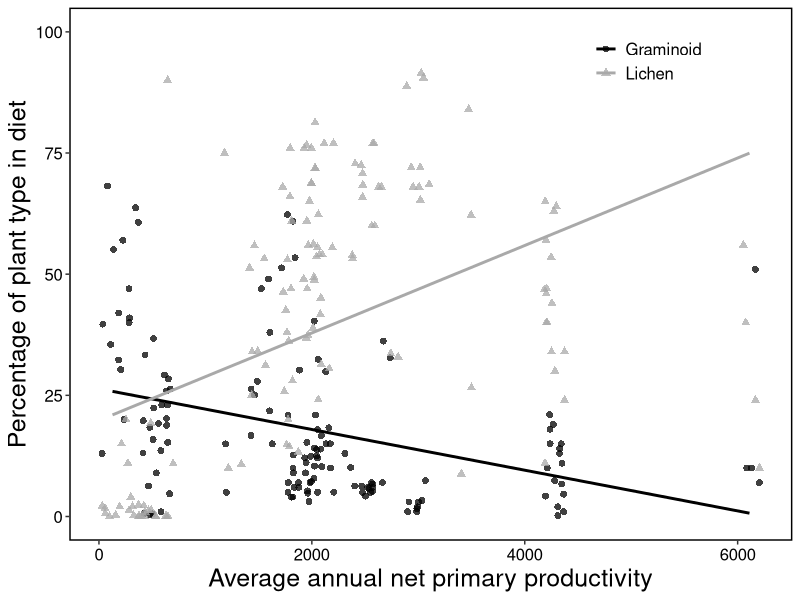

This figure's R source:



library(data.table)
library(ggplot2)
library(gridExtra)

sub <- fread("output/clean-data-all.csv")

gram <- sub[,c("Npp", "graminoid")]
gram$plant <- "Graminoid"
setnames(gram, "graminoid", "diet")
lichen <- sub[,c("Npp", "lichen")]
lichen$plant <- "Lichen"
setnames(lichen, "lichen", "diet")

df <- rbind(gram, lichen)

col = c("black", "darkgrey")

png("figures/fig4.png", width = 4000, height = 4000, units = "px", res = 600)
ggplot(df, aes(Npp, diet, color = plant)) +
  geom_jitter(aes(shape = plant), 
              width = 100, 
              alpha = 0.75,
              size = 2) +
  geom_smooth(aes(color = plant), 
              method = "lm", se = F) +
  scale_color_manual(values = col) +
  xlab("Average annual net primary productivity") +
  ylab("Percentage of plant type in diet") + 
  ylim(0,100) +
  theme(legend.position = c(0.8,0.9), 
        legend.key = element_blank(),
        legend.text = element_text(size = 12, color = "black"),
        legend.title = element_blank(),
        legend.background = element_blank(),
        axis.title = element_text(size=18),
        axis.text.y = element_text(size=12, color = "black"),
        axis.text.x = element_text(size = 12, color = "black"), 
        strip.text  = element_text(size = 16),
        strip.background = element_rect(colour="black", size = 1, fill = "white"),
        panel.grid.minor = element_blank(),
        panel.background = element_blank(),
        panel.border = element_rect(colour = "black", fill=NA, size=1)) 
dev.off()
